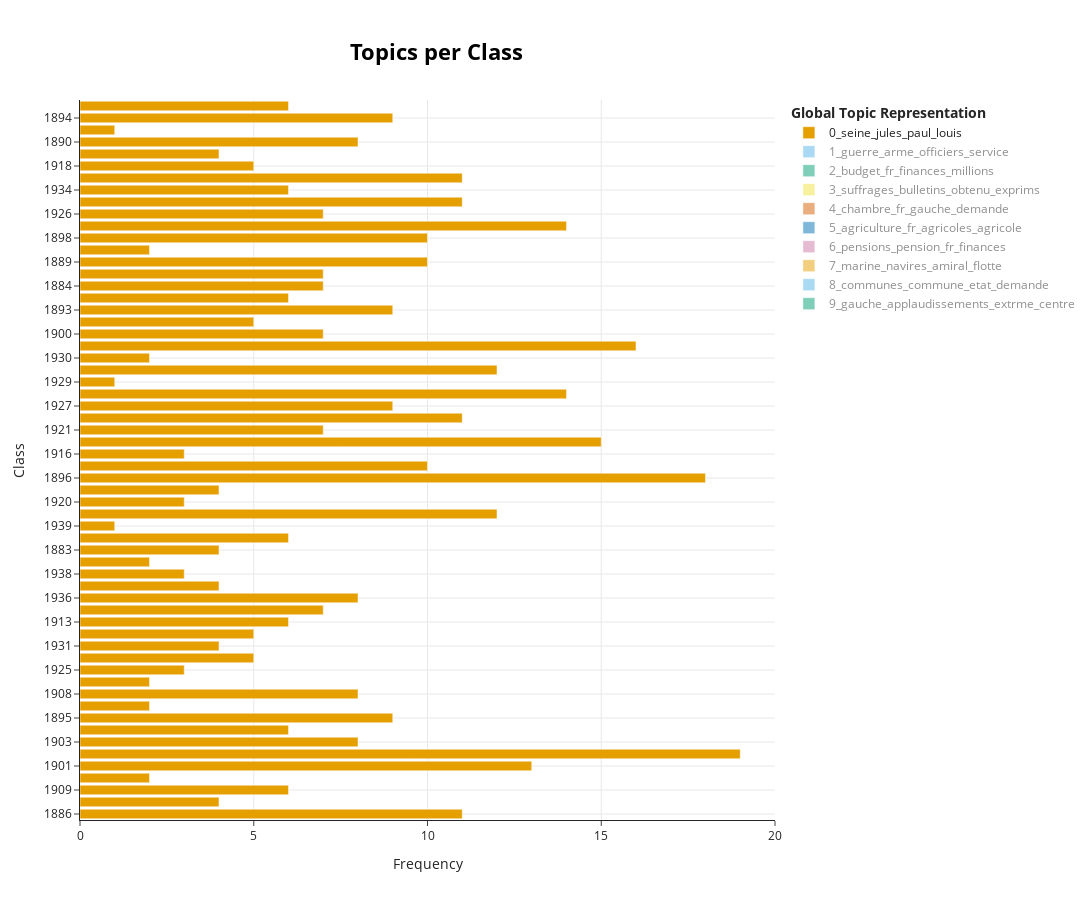

This figure's notebook cell:
### Markdown cell above
Tentative de nouvelle visualisation, il est ici possible de choisir les topics souhaités

### Code cell
topics_per_class = topic_model.topics_per_class(docs, classes=targets)
fig_unsupervised = topic_model.visualize_topics_per_class(topics_per_class, top_n_topics=10)
fig_unsupervised
